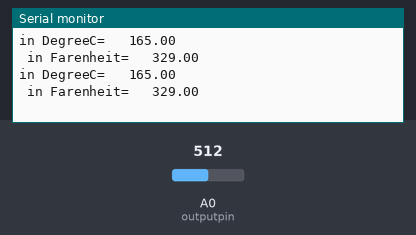
Recording of a sketch running on a simulated Arduino Uno, built with avr-gcc and run on an emulated ATmega328P. Shown: the last lines printed to the serial monitor. The inputs (shaded band) are chosen by the test bench; at power-on: A0 (outputpin) = 512.

Above: at 1.8 s.
1.9 s: A0 (outputpin) set to 716
At 2.8 s:
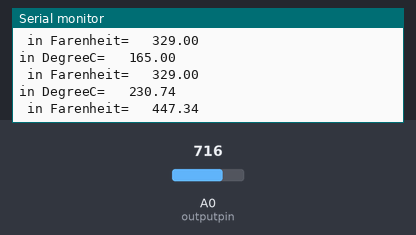
3.4 s: A0 (outputpin) set to 900
At 4.8 s:
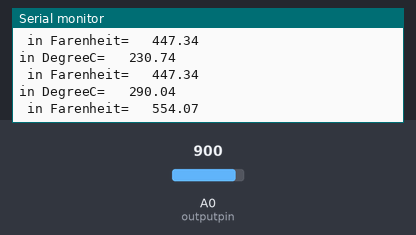
Timing chart, 0 to 6.4 s (numbered marks = the images above; inputs shaded):
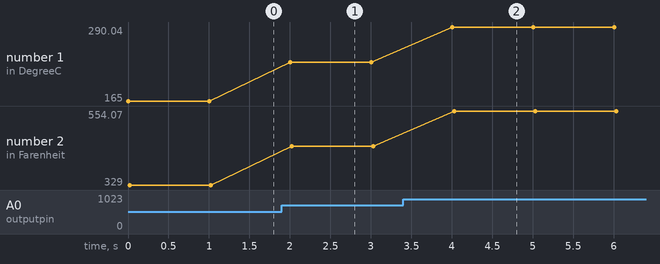

The sketch:

lm35.ino
```cpp
int outputpin= A0;
//this sets the ground pin to LOW and the input voltage pin to high
void setup() {
Serial.begin(9600);
}

void loop()       //main loop

{
int analogValue = analogRead(outputpin);
float millivolts = (analogValue/1024.0) * 3300; //3300 is the voltage provided by NodeMCU
float celsius = millivolts/10;
Serial.print("in DegreeC=   ");
Serial.println(celsius);

//---------- Here is the calculation for Fahrenheit ----------//

float fahrenheit = ((celsius * 9)/5 + 32);
Serial.print(" in Farenheit=   ");
Serial.println(fahrenheit);
delay(1000);
}
```

Measured:
- after the input at 1.9 s, the serial monitor: prints a new line after 0.10 s (image 1)
- after the input at 3.4 s, the serial monitor: prints a new line after 0.61 s (image 2)
- plotted number 1: 165 → 230.74 after the input at 1.9 s, 230.74 → 290.04 after the input at 3.4 s
- plotted number 2: 329 → 447.34 after the input at 1.9 s, 447.34 → 554.07 after the input at 3.4 s
